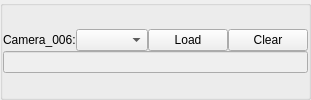
                          <widget class="QGroupBox" name="camera_index_groupBox_6">
                           <property name="title">
                            <string/>
                           </property>
                           <layout class="QGridLayout" name="gridLayout_8">
                            <property name="leftMargin">
                             <number>0</number>
                            </property>
                            <property name="topMargin">
                             <number>0</number>
                            </property>
                            <property name="rightMargin">
                             <number>0</number>
                            </property>
                            <property name="bottomMargin">
                             <number>0</number>
                            </property>
                            <property name="spacing">
                             <number>0</number>
                            </property>
                            <item row="0" column="0">
                             <layout class="QVBoxLayout" name="verticalLayout_10">
                              <item>
                               <layout class="QHBoxLayout" name="horizontalLayout_15" stretch="0,1,0,0">
                                <item>
                                 <widget class="QLabel" name="camera_index_label_6">
                                  <property name="text">
                                   <string>Camera_006:</string>
                                  </property>
                                 </widget>
                                </item>
                                <item>
                                 <widget class="QComboBox" name="camera_index_comboBox_6"/>
                                </item>
                                <item>
                                 <widget class="QPushButton" name="camera_index_pushButton_6">
                                  <property name="text">
                                   <string>Load</string>
                                  </property>
                                 </widget>
                                </item>
                                <item>
                                 <widget class="QPushButton" name="camera_index_clear_pushButton_6">
                                  <property name="text">
                                   <string>Clear</string>
                                  </property>
                                 </widget>
                                </item>
                               </layout>
                              </item>
                              <item>
                               <layout class="QHBoxLayout" name="horizontalLayout_16">
                                <item>
                                 <widget class="QLineEdit" name="camera_index_lineEdit_6">
                                  <property name="enabled">
                                   <bool>false</bool>
                                  </property>
                                 </widget>
                                </item>
                               </layout>
                              </item>
                             </layout>
                            </item>
                           </layout>
                          </widget>
